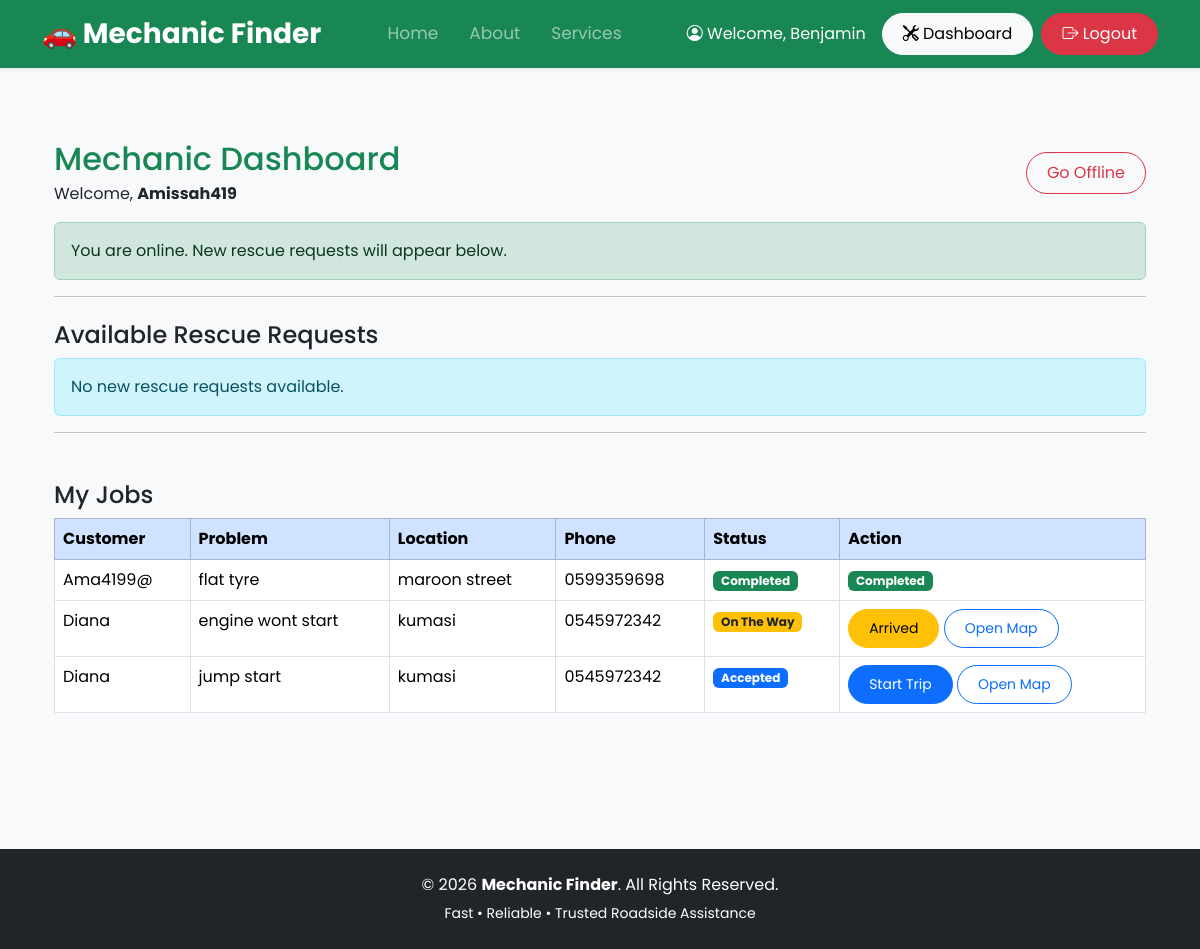
The page /mechanic/dashboard/ (signed in) on the database its author committed.
### rescue/models.py (models this page shows, shortened)
class RescueRequest(models.Model):
    STATUS_CHOICES = (
        ("pending", "Pending"),
        ("accepted", "Accepted"),
        ("on_the_way", "On The Way"),
        ("arrived", "Arrived"),
        ("completed", "Completed"),
        ("cancelled", "Cancelled"),
    )
    customer = models.ForeignKey(
        User,
        on_delete=models.CASCADE,
        related_name="rescue_requests"
    )
    mechanic = models.ForeignKey(
        User,
        on_delete=models.SET_NULL,
        null=True,
        blank=True,
        related_name="assigned_jobs"
    )
    vehicle_problem = models.CharField(
        max_length=200
    )
    location = models.CharField(
    max_length=255,
    help_text="Town, landmark or street"
)
    phone_number = models.CharField(
        max_length=20
    )
    customer_latitude = models.FloatField(
        null=True,
        blank=True
    )
    customer_longitude = models.FloatField(
        null=True,
        blank=True
    )
    mechanic_latitude = models.FloatField(
        null=True,
        blank=True
    )
    mechanic_longitude = models.FloatField(
        null=True,
        blank=True
    )
    status = models.CharField(
        max_length=20,
        choices=STATUS_CHOICES,
        default="pending"
    )
    created_at = models.DateTimeField(
        auto_now_add=True
    )
    updated_at = models.DateTimeField(
        auto_now=True
    )

### accounts/views.py (the view)
@login_required
def mechanic_dashboard(request):
    if request.user.profile.role != "mechanic":
        return redirect("customer_dashboard")
    profile = request.user.profile
    if request.method == "POST" and "toggle_available" in request.POST:
        profile.available = not profile.available
        profile.save(update_fields=["available"])
        return redirect("mechanic_dashboard")
    available_requests = RescueRequest.objects.none()
    if profile.available:
        available_requests = RescueRequest.objects.filter(
            status="pending"
        ).order_by("-created_at")
    my_jobs = RescueRequest.objects.filter(
        mechanic=request.user
    ).order_by("-created_at")
    return render(
        request,
        "dashboard/mechanic_dashboard.html",
        {
            "available_requests": available_requests,
            "my_jobs": my_jobs,
            "profile": profile,
        }
    )

### mechanicfinder/context_processors.py (called while the page is built)
def google_maps_api(request):
    return {
        "GOOGLE_MAPS_API_KEY": settings.GOOGLE_MAPS_API_KEY
    }

### accounts/templates/dashboard/mechanic_dashboard.html (shortened to what this page needs)
{% extends "base.html" %}
{% block content %}
<div class="container py-5">
    <div class="d-flex justify-content-between align-items-center flex-wrap gap-3">
        <div>
            <h2 class="text-success mb-1">
                Mechanic Dashboard
            </h2>
            <p class="mb-0">
                Welcome, <strong>{{ user.username }}</strong>
            </p>
        </div>
        <form method="POST">
            {% if profile.available %}
                <button type="submit" class="btn btn-outline-danger">
                    Go Offline
                </button>
            {% else %}
                <button type="submit" class="btn btn-success">
                    Go Online
                </button>
            {% endif %}
        </form>
    </div>
    {% if profile.available %}
        <div class="alert alert-success mt-3">
            You are online. New rescue requests will appear below.
        </div>
    {% else %}
        <div class="alert alert-warning mt-3">
            You are offline. Go online to receive new jobs.
        </div>
    {% endif %}
    <hr>
    <h4 class="mt-4">
        Available Rescue Requests
    </h4>
    {% if available_requests %}
    <table class="table table-bordered table-hover">
        <thead class="table-success">
            <tr>
                <th>Customer</th>
                <th>Problem</th>
                <th>Location</th>
                <th>Phone</th>
                <th>Status</th>
                <th>Action</th>
            </tr>
        </thead>
        <tbody>
        {% for request in available_requests %}
            <tr>
                <td>{{ request.customer.username }}</td>
                <td>{{ request.vehicle_problem }}</td>
                <td>{{ request.location }}</td>
                <td>{{ request.phone_number }}</td>
                <td>
                    <span class="badge bg-secondary">
                        {{ request.status }}
                    </span>
                </td>
                <td>
                    <a href="{% url 'accept_request' request.id %}"
                       class="btn btn-success btn-sm">
                        Accept
                    </a>
                </td>
            </tr>
        {% endfor %}
        </tbody>
    </table>
    {% else %}
        <div class="alert alert-info">
            No new rescue requests available.
        </div>
    {% endif %}
    <hr>
    <h4 class="mt-5">
        My Jobs
    </h4>
    {% if my_jobs %}
    <table class="table table-bordered table-hover">
        <thead class="table-primary">
            <tr>
                <th>Customer</th>
                <th>Problem</th>
                <th>Location</th>
                <th>Phone</th>
                <th>Status</th>
                <th>Action</th>
            </tr>
        </thead>
        <tbody>
        {% for job in my_jobs %}
            <tr>
                <td>{{ job.customer.username }}</td>
                <td>{{ job.vehicle_problem }}</td>
                <td>{{ job.location }}</td>
                <td>{{ job.phone_number }}</td>
                <td>
                    {% if job.status == "accepted" %}
                        <span class="badge bg-primary">Accepted</span>
                    {% elif job.status == "on_the_way" %}
                        <span class="badge bg-warning text-dark">
                            On The Way
                        </span>
                    {% elif job.status == "arrived" %}
                        <span class="badge bg-info">
                            Arrived
                        </span>
                    {% elif job.status == "completed" %}
                        <span class="badge bg-success">
                            Completed
                        </span>
                    {% endif %}
                </td>
                <td>
                    {% if job.status == "accepted" %}
                        <a href="{% url 'start_trip' job.id %}"
                           class="btn btn-primary btn-sm">
                            Start Trip
                        </a>
                    {% elif job.status == "on_the_way" %}
                        <a href="{% url 'mark_arrived' job.id %}"
                           class="btn btn-warning btn-sm">
                            Arrived
                        </a>
                    {% elif job.status == "arrived" %}
                        <a href="{% url 'complete_job' job.id %}"
                           class="btn btn-success btn-sm">
                            Complete
                        </a>
                    {% elif job.status == "completed" %}
                        <span class="badge bg-success">
                            Completed
                        </span>
                    {% endif %}
                    {% if job.mechanic and job.status != "completed" and job.status != "cancelled" %}
                        <a href="{% url 'tracking' job.id %}"
                           class="btn btn-outline-primary btn-sm">
                            Open Map
                        </a>
                    {% endif %}
                </td>
            </tr>
        {% endfor %}
        </tbody>
    </table>
    {% else %}
        <div class="alert alert-warning">
            You have not accepted any jobs yet.
        </div>
    {% endif %}
</div>
{% endblock %}

### accounts/templates/base.html (shortened to what this page needs)
{% load static %}
<!DOCTYPE html>
<html lang="en">
<head>
    <link href="https://cdn.jsdelivr.net/npm/bootstrap@5.3.7/dist/css/bootstrap.min.css" rel="stylesheet">
    <link rel="stylesheet" href="https://cdn.jsdelivr.net/npm/bootstrap-icons@1.13.1/font/bootstrap-icons.min.css">
    <link rel="stylesheet" href="{% static 'base.css' %}">
    <link rel="stylesheet" href="{% static 'home.css' %}">
</head>
<body>
<nav class="navbar navbar-expand-lg navbar-dark bg-success shadow-sm">
    <div class="container">
        <a class="navbar-brand fw-bold fs-3" href="{% url 'home' %}">
            🚗 Mechanic Finder
        </a>
        <div class="collapse navbar-collapse" id="navbar">
            <ul class="navbar-nav mx-auto">
                <li class="nav-item">
                    <a class="nav-link" href="{% url 'home' %}">
                        Home
                    </a>
                </li>
                <li class="nav-item">
                    <a class="nav-link" href="#about">
                        About
                    </a>
                </li>
                <li class="nav-item">
                    <a class="nav-link" href="#services">
                        Services
                    </a>
                </li>
            </ul>
            <div class="d-flex align-items-center">
                {% if user.is_authenticated %}
                    <span class="text-white me-3">
                        <i class="bi bi-person-circle"></i>
                        Welcome,
                        {{ user.first_name|default:user.username }}
                    </span>
                    {% if user.profile.role == "mechanic" %}
                        <a href="{% url 'mechanic_dashboard' %}"
                           class="btn btn-light me-2">
                            <i class="bi bi-tools"></i>
                            Dashboard
                        </a>
                    {% endif %}
                    <a href="{% url 'logout' %}"
                       class="btn btn-danger">
                        <i class="bi bi-box-arrow-right"></i>
                        Logout
                    </a>
                {% endif %}
            </div>
        </div>
    </div>
</nav>
<main class="container py-4">
    {% block content %}
    {% endblock %}
</main>
<footer class="bg-dark text-white text-center py-4 mt-5">
    <div class="container">
        <p class="mb-1">
            © 2026 <strong>Mechanic Finder</strong>.
            All Rights Reserved.
        </p>
        <small>
            Fast • Reliable • Trusted Roadside Assistance
        </small>
    </div>
</footer>
</body>
</html>

### mechanicfinder/static/base.css (style rules this page uses)
body { font-family:'Poppins', sans-serif; background:#f8f9fa; }
.navbar-brand { font-weight:700; }
.nav-link { font-size:17px; margin-right:15px; }
.btn { border-radius:30px; padding:8px 20px; }

### rows shown on the page
RescueRequest: customer.username "Ama4199@", vehicle_problem "flat tyre", location "maroon street", phone_number "0599359698", status "Completed"
RescueRequest: customer.username "Diana", vehicle_problem "engine wont start", location "kumasi", phone_number "0545972342", status "On The Way"
RescueRequest: customer.username "Diana", vehicle_problem "jump start", location "kumasi", phone_number "0545972342", status "Accepted"

### other values the page prints
{{ user.first_name|default:user.username }} "Benjamin"
{{ user.username }} "Amissah419"
